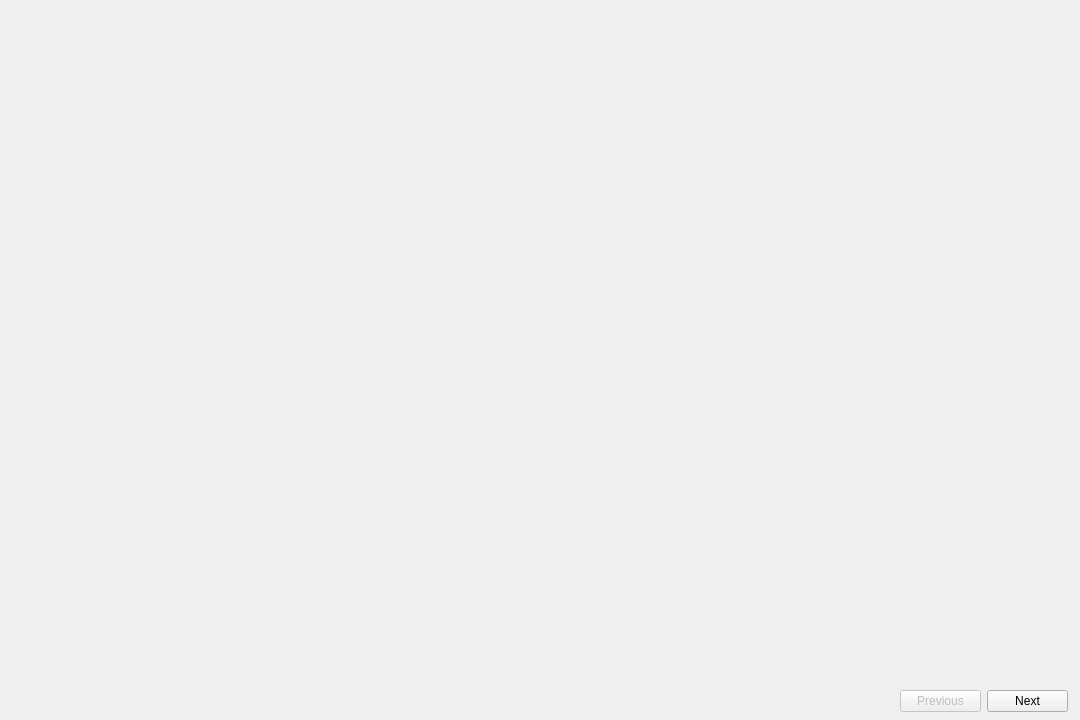
<?xml version="1.0" encoding="UTF-8"?>
<ui version="4.0">
 <class>Help</class>
 <widget class="QDialog" name="Help">
  <property name="geometry">
   <rect>
    <x>0</x>
    <y>0</y>
    <width>1080</width>
    <height>720</height>
   </rect>
  </property>
  <property name="windowTitle">
   <string>Dialog</string>
  </property>
  <widget class="QLabel" name="image">
   <property name="geometry">
    <rect>
     <x>100</x>
     <y>70</y>
     <width>891</width>
     <height>611</height>
    </rect>
   </property>
   <property name="text">
    <string>&lt;html&gt;&lt;head/&gt;&lt;body&gt;&lt;p&gt;&lt;img src=&quot;:/Images/Help_Login.jpg&quot;/&gt;&lt;/p&gt;&lt;/body&gt;&lt;/html&gt;</string>
   </property>
  </widget>
  <widget class="QWidget" name="layoutWidget">
   <property name="geometry">
    <rect>
     <x>900</x>
     <y>690</y>
     <width>168</width>
     <height>23</height>
    </rect>
   </property>
   <layout class="QHBoxLayout" name="horizontalLayout">
    <item>
     <widget class="QPushButton" name="previous">
      <property name="enabled">
       <bool>false</bool>
      </property>
      <property name="text">
       <string>Previous</string>
      </property>
     </widget>
    </item>
    <item>
     <widget class="QPushButton" name="next">
      <property name="text">
       <string>Next</string>
      </property>
     </widget>
    </item>
   </layout>
  </widget>
 </widget>
 <resources/>
 <connections/>
</ui>
